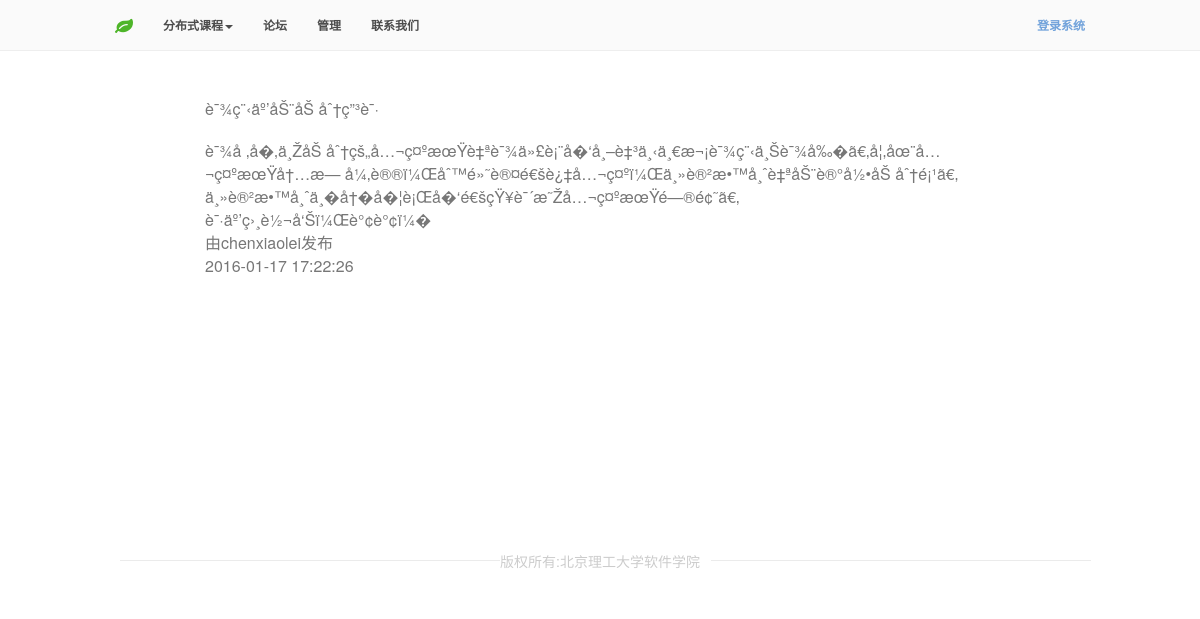
Screenshot of /HQDC/newsDetail.php?id=3 with the database file from the repository.
### tables this page shows
CREATE TABLE IF NOT EXISTS `news` (
  `id` int(10) NOT NULL AUTO_INCREMENT COMMENT 'å¤–é”®',
  `title` varchar(40) NOT NULL COMMENT 'æ–°é—»çš„æ ‡é¢˜',
  `context` text NOT NULL COMMENT 'å†…å®¹',
  `upload_time` timestamp NOT NULL DEFAULT CURRENT_TIMESTAMP COMMENT 'ä¸Šä¼ æ—¶é—´',
  `upload_people` varchar(20) NOT NULL COMMENT 'ä¸Šä¼ äººçš„å§“å��',
  `type` varchar(10) NOT NULL,
  PRIMARY KEY (`id`)
);

### HQDC/class/DB.php (called while the page is built, shortened)
<?php
class DB{
	private static $_instance = null;
	private $_results,
	        $_pdo,
		    $_query,
		    $_error = false,
		    $_count = 0;
	private function __construct(){
		try{
		   $this->_pdo = new  PDO('mysql:host=' . Config::get('mysql/host') . ';dbname=' . Config::get('mysql/db') ,Config::get('mysql/username'), Config::get('mysql/password'));
           $this->_pdo ->exec("SET names UTF8");
		}catch(PDOException $e){
			die($e->getMessage());
		}
	}
	public static function getInstance(){
		if(isset(self::$_instance)===false){
			self::$_instance = new DB();
		}
		return self::$_instance;
	}
	public function query($sql, $params = array()){
		$this -> _error = false;
		if($this-> _query = $this -> _pdo->prepare($sql)) {
			$x=1;
			if(count($params)){
				foreach ($params as $param) {
					$this -> _query ->bindValue($x, $param);
					$x++;
				}
			}
			if($this -> _query -> execute()){
				$this-> _results = $this-> _query->fetchAll(PDO::FETCH_OBJ);
			}else{
				$this -> _error = true;
			}
		}
		return $this;
	}
	public function action($action, $table, $where = array()){
		if(count($where)===3){
			$operators = array('=','>','<','>=','<=','like');
			$field        =  $where[0];
			$operator   =  $where[1];
			$value      =  $where[2];
			if(in_array($operator, $operators)){
				$sql = "{$action} from {$table} where {$field} {$operator} ?";
				if(!$this -> query ($sql , array($value))->error()){
					return $this;
				}
			}
		}
		return false;
	}
	public function get($table,$where = ''){
		return $this -> action('select * ', $table ,$where);
	}
	public function error(){
		return $this -> _error;
	}
	public function first(){
		return $this -> _results[0];
	}
}

### HQDC/class/Input.php (called while the page is built, shortened)
<?php
class Input{
	public static function get($item){
		if(isset($_POST[$item])){
			return $_POST[$item];
		}else if(isset($_GET[$item])){
			return $_GET[$item];
		}
		return  '';
	}
}

### HQDC/class/News.php (called while the page is built, shortened)
<?php
class News extends Info{
    public function __construct() {
        $this->_db = DB::getInstance();
    }
}

### HQDC/class/Info.php (called while the page is built, shortened)
<?php
class Info {
    protected $_db;
    protected $_tableName;
    public function setTableName($tableName) {
        $this->_tableName = $tableName;
    }
    public function find($id) {
        try {
            $this->_db->get($this->_tableName,array('id','=',$id));
        } catch (Exception $e) {
            $e->getMessage();
        }
        return $this->_db->first();
    }
    public function getInfoByID($id) {
        try {
            $this->_db->get($this->_tableName,array("id","=",$id));
        } catch (Exception $e) {
            $e->getMessage();
        }
        return $this->_db->first();
    }
}

### HQDC/class/Config.php (called while the page is built)
<?php
class Config{
	public static function get ($path = null){
		if($path){
			$config = $GLOBALS['config'];
			$path = explode('/', $path);
			foreach ($path as $bit) {
				if(isset($config[$bit])){
					$config = $config[$bit];
				}
			}
			return $config;
		}
		return false;
	}
}

### HQDC/newsDetail.php (the view)
<?php
include "includes/header.php";
$news = new News();
$newsId = Input::get("id");
$news = $news->find($newsId);
?>
<div class="main row">
	<div class="col-md-8 col-md-offset-2">
		<h4><?php echo $news->title;?></h4>
		<div><?php echo $news->context;?></div>
		<p>由<?php echo $news->upload_people;?>发布</p>
		<p><?php echo $news->upload_time;?></p>
	</div>
</div>
<?php
include "includes/footer.php";
?>

### HQDC/css/custom.css (style rules this page uses)
* { font-family: "微软雅黑"; font-family: "Helvetica Neue", Helvetica, Arial, sans-serif; font-weight: normal; margin:0; padding:0; }
html,body { margin: 0 !important; padding: 0 !important; position: relative; overflow-x: hidden; color:#777; }
.main { margin-top: 100px; min-height: 400px; }
html, body, div, span, object, iframe, p, blockquote, pre, a, abbr, acronym, address, big, cite, code, del, dfn, em, img, ins, kbd, q, s, samp, small, strike, strong, sub, sup, tt, var, b, u, i, center, dl, dt, dd, ol, ul, li, fieldset, form, label, legend, table, caption, tbody, tfoot, thead, tr, th, td, article, aside, canvas, details, embed, figure, figcaption, footer, header, hgroup, menu, nav, output, ruby, section, summary, time, mark, audio, video, h1, h2, h3, h4, h5, h6 { margin: 0; padding: 0; border: 0; outline: 0; font-size: 100%; vertical-align: baseline; background: transparent; }

### rows the page displays
news: title "è¯¾ç¨‹äº’åŠ¨åŠ åˆ†ç”³è¯·", context "è¯¾å ‚å�‚ä¸ŽåŠ åˆ†çš„å…¬ç¤ºæœŸè‡ªè¯¾ä»£è¡¨å�‘å¸–è‡³ä¸‹ä¸€æ¬¡è¯¾ç¨‹ä¸Šè¯¾å‰�ã€‚å¦‚åœ¨å…¬ç¤ºæœŸå†…æ— å¼‚è®®ï¼Œåˆ™é»˜è®¤é€šè¿‡å…¬ç¤ºï¼Œä¸»è®²æ•™å¸ˆè‡ªåŠ¨è®°å½•åŠ åˆ†é¡¹ã€‚ ä¸»è®²æ•™å¸ˆä¸�å†�å�¦è¡Œå�‘é€šçŸ¥è¯´æ˜Žå…¬ç¤ºæœŸé—®é¢˜ã€‚ è¯·äº’ç›¸è½¬å‘Šï¼Œè°¢è°¢ï¼�", upload_people "chenxiaolei", upload_time "2016-01-17 17:22:26"
